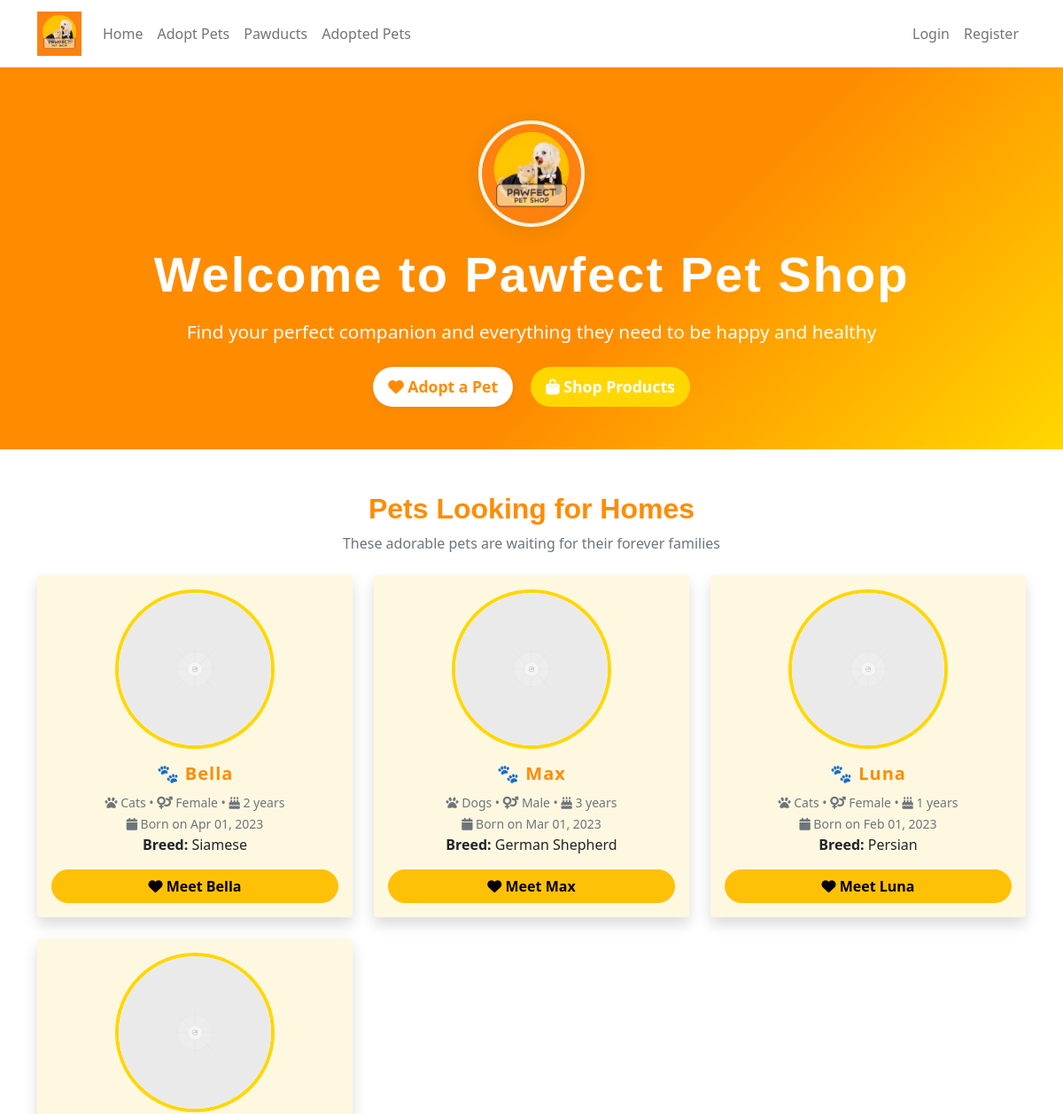
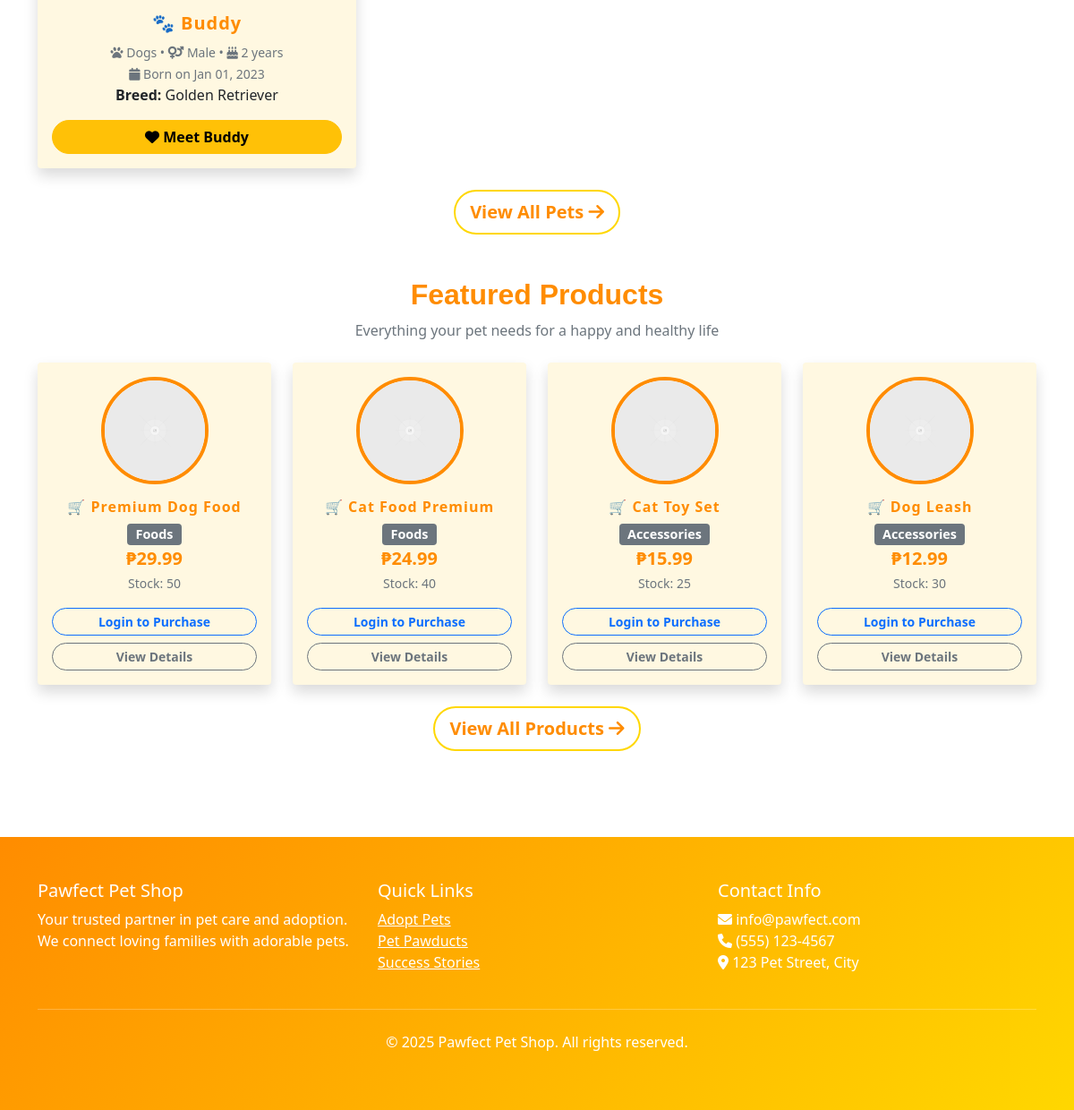
The page / on the database its author committed (2 pictures, top to bottom).
### tables this page shows
CREATE TABLE IF NOT EXISTS settings (
    id INT AUTO_INCREMENT PRIMARY KEY,
    setting_key VARCHAR(100) UNIQUE NOT NULL,
    setting_value TEXT
);

CREATE TABLE IF NOT EXISTS pets (
    id INT AUTO_INCREMENT PRIMARY KEY,
    name VARCHAR(100) NOT NULL,
    pet_image TEXT NOT NULL DEFAULT '/uploads/placeholder.png',
    type ENUM('cats', 'dogs') NOT NULL,
    gender ENUM('male', 'female') NOT NULL,
    age INT NOT NULL,
    birthday DATE NOT NULL,
    breed VARCHAR(100),
    description TEXT,
    price DECIMAL(10,2) NOT NULL DEFAULT 0.00,
    is_adopted BOOLEAN DEFAULT FALSE,
    adopted_by_user_id INT NULL,
    adoption_date DATETIME NOT NULL DEFAULT CURRENT_TIMESTAMP,
    FOREIGN KEY (adopted_by_user_id) REFERENCES users(id)
);

CREATE TABLE IF NOT EXISTS products (
    id INT PRIMARY KEY AUTO_INCREMENT,
    name VARCHAR(255) NOT NULL,
    product_image VARCHAR(255),
    stock_quantity INT NOT NULL DEFAULT 0,
    type ENUM('foods', 'accessories') NOT NULL,
    price DECIMAL(10,2) NOT NULL,
    description TEXT
);

### views/home.php (the view, shortened to what the rows shown need)
<?php require_once 'layout/header.php'; ?>
<div class="hero-section text-center" style="background: linear-gradient(135deg, #FF8C00 60%, #FFD700 100%); color: #fff; padding: 60px 0 40px 0; position: relative;">
    <div class="container">
        <?php if (getSetting('site_logo')): ?>
            <img src="<?php echo BASE_URL . getSetting('site_logo'); ?>" alt="<?php echo getSetting('brand_name', 'Pawfect Pet Shop'); ?> Logo" class="hero-logo-img">
        <?php else: ?>
            <img src="<?php echo BASE_URL; ?>/public/PawfectPetShopLogo.jpg" alt="<?php echo getSetting('brand_name', 'Pawfect Pet Shop'); ?> Logo" class="hero-logo-img">
        <?php endif; ?>
        <h1 class="display-4 fw-bold mb-3" style="font-family: 'Quicksand', Nunito, sans-serif; letter-spacing: 2px;">Welcome to <?php echo getSetting('brand_name', 'Pawfect Pet Shop'); ?></h1>
        <p class="lead mb-4" style="font-size: 1.3rem;">Find your perfect companion and everything they need to be happy and healthy</p>
        <div class="row justify-content-center">
            <div class="col-md-6">
                <a href="<?php echo BASE_URL; ?>/pets" class="btn btn-lg fw-bold me-3 mb-2" style="background: #fff; color: #FF8C00; border-radius: 30px; box-shadow: 0 2px 8px rgba(0,0,0,0.08); font-size: 1.1rem;">
                    <i class="fas fa-heart"></i> Adopt a Pet
                </a>
                <a href="<?php echo BASE_URL; ?>/pawducts" class="btn btn-lg fw-bold mb-2" style="background: #FFD700; color: #fff; border-radius: 30px; font-size: 1.1rem;">
                    <i class="fas fa-shopping-bag"></i> Shop Products
                </a>
            </div>
        </div>
    </div>
</div>
<div class="container py-5">
    <section class="mb-5">
        <div class="text-center mb-4">
            <h2 class="fw-bold" style="color: #FF8C00; font-family: 'Quicksand', Nunito, sans-serif;">Pets Looking for Homes</h2>
            <p class="text-muted">These adorable pets are waiting for their forever families</p>
        </div>
        <div class="row">
            <?php foreach ($featuredPets as $pet): ?>
            <div class="col-md-4 mb-4">
                <div class="card pet-card h-100 shadow rounded-4 border-0" style="background: #fff8e1;">
                    <img src="<?php echo BASE_URL . $pet['pet_image']; ?>" class="card-img-top rounded-circle mx-auto mt-3" style="height: 180px; width: 180px; object-fit: cover; border: 4px solid #FFD700; background: #fff;" alt="<?php echo $pet['name']; ?>">
                    <div class="card-body text-center">
                        <h5 class="card-title fw-bold" style="color: #FF8C00; letter-spacing: 1px;">🐾 <?php echo $pet['name']; ?></h5>
                        <p class="card-text">
                            <small class="text-muted">
                                <i class="fas fa-paw"></i> <?php echo ucfirst($pet['type']); ?> •
                                <i class="fas fa-venus-mars"></i> <?php echo ucfirst($pet['gender']); ?> •
                                <i class="fas fa-birthday-cake"></i> <?php echo $pet['age']; ?> years
                                <br>
                                <i class="fas fa-calendar"></i> Born on <?php echo date('M d, Y', strtotime($pet['birthday'])); ?>
                            </small><br>
                            <strong>Breed:</strong> <?php echo $pet['breed']; ?>
                        </p>
                        <div class="d-grid">
                            <a href="<?php echo BASE_URL; ?>/pet/<?php echo $pet['id']; ?>" class="btn btn-warning rounded-pill fw-bold">
                                <i class="fas fa-heart"></i> Meet <?php echo $pet['name']; ?>
                            </a>
                        </div>
                    </div>
                </div>
            </div>
            <?php endforeach; ?>
        </div>
        <div class="text-center">
            <a href="<?php echo BASE_URL; ?>/pets" class="btn btn-outline-warning btn-lg rounded-pill fw-bold" style="color: #FF8C00; border: 2px solid #FFD700;">
                View All Pets <i class="fas fa-arrow-right"></i>
            </a>
        </div>
    </section>
    <section>
        <div class="text-center mb-4">
            <h2 class="fw-bold" style="color: #FF8C00; font-family: 'Quicksand', Nunito, sans-serif;">Featured Products</h2>
            <p class="text-muted">Everything your pet needs for a happy and healthy life</p>
        </div>
        <div class="row">
            <?php foreach ($featuredProducts as $product): ?>
            <div class="col-md-3 mb-4">
                <div class="card product-card h-100 shadow rounded-4 border-0" style="background: #fff8e1;">
                    <img src="<?php echo BASE_URL . $product['product_image']; ?>" class="card-img-top rounded-circle mx-auto mt-3" style="height: 120px; width: 120px; object-fit: cover; border: 4px solid #FF8C00; background: #fff;" alt="<?php echo $product['name']; ?>">
                    <div class="card-body text-center">
                        <h6 class="card-title fw-bold" style="color: #FF8C00; letter-spacing: 1px;">🛒 <?php echo $product['name']; ?></h6>
                        <p class="card-text text-muted">
                            <span class="badge bg-secondary" style="font-size: 0.9rem;"> <?php echo ucfirst($product['type']); ?> </span><br>
                            <strong class="text-primary fs-5">₱<?php echo number_format($product['price'], 2); ?></strong><br>
                            <small class="text-muted">Stock: <?php echo $product['stock_quantity']; ?></small>
                        </p>
                        <div class="d-grid gap-2">
                            <?php if (isLoggedIn() && $product['stock_quantity'] > 0): ?>
                                <button onclick="showAddToCartModal(<?php echo $product['id']; ?>)" class="btn btn-primary btn-sm rounded-pill fw-bold">
                                    <i class="fas fa-cart-plus"></i> Add to Cart
                                </button>
                            <?php elseif (!isLoggedIn()): ?>
                                <a href="<?php echo BASE_URL; ?>/login" class="btn btn-outline-primary btn-sm rounded-pill fw-bold">
                                    Login to Purchase
                                </a>
                            <?php else: ?>
                                <button class="btn btn-secondary btn-sm rounded-pill fw-bold" disabled>
                                    Out of Stock
                                </button>
                            <?php endif; ?>
                            <a href="<?php echo BASE_URL; ?>/pawduct/<?php echo $product['id']; ?>" class="btn btn-outline-secondary btn-sm rounded-pill fw-bold">
                                View Details
                            </a>
                        </div>
                    </div>
                </div>
            </div>
            <?php endforeach; ?>
        </div>
        <div class="text-center">
            <a href="<?php echo BASE_URL; ?>/pawducts" class="btn btn-outline-warning btn-lg rounded-pill fw-bold" style="color: #FF8C00; border: 2px solid #FFD700;">
                View All Products <i class="fas fa-arrow-right"></i>
            </a>
        </div>
    </section>
</div>
<?php require_once 'layout/footer.php'; ?>

### views/layout/header.php (shortened to what the rows shown need)
<!DOCTYPE html>
<html lang="en">
<head>
    <link href="https://cdn.jsdelivr.net/npm/bootstrap@5.1.3/dist/css/bootstrap.min.css" rel="stylesheet">
    <link href="https://cdnjs.cloudflare.com/ajax/libs/font-awesome/6.0.0/css/all.min.css" rel="stylesheet">
</head>
<body
    <?php if (isset($_SESSION['success'])): ?>
        data-session-success="<?php echo htmlspecialchars($_SESSION['success']); ?>"
    <?php endif; ?>
    <?php if (isset($_SESSION['error'])): ?>
        data-session-error="<?php echo htmlspecialchars($_SESSION['error']); ?>"
    <?php endif; ?>
>
    <nav class="navbar navbar-expand-lg navbar-light bg-white shadow-sm">
        <div class="container">
            <a class="navbar-brand" href="<?php echo BASE_URL; ?>">
                <?php if (getSetting('site_logo')): ?>
                    <img src="<?php echo BASE_URL . getSetting('site_logo'); ?>" alt="<?php echo getSetting('brand_name', 'Pawfect Pet Shop'); ?>" class="logo-img">
                <?php else: ?>
                    <img src="<?php echo BASE_URL; ?>/public/uploads/logo/PawfectPetShopLogo.jpg" alt="<?php echo getSetting('brand_name', 'Pawfect Pet Shop'); ?>" class="logo-img">
                <?php endif; ?>
            </a>
            <div class="collapse navbar-collapse" id="navbarNav">
                <ul class="navbar-nav me-auto">
                    <li class="nav-item">
                        <a class="nav-link" href="<?php echo BASE_URL; ?>">Home</a>
                    </li>
                    <li class="nav-item">
                        <a class="nav-link" href="<?php echo BASE_URL; ?>/pets">Adopt Pets</a>
                    </li>
                    <li class="nav-item">
                        <a class="nav-link" href="<?php echo BASE_URL; ?>/pawducts">Pawducts</a>
                    </li>
                    <li class="nav-item">
                        <a class="nav-link" href="<?php echo BASE_URL; ?>/adopted-pets">Adopted Pets</a>
                    </li>
                </ul>
                <ul class="navbar-nav">
                    <?php if (isLoggedIn()): ?>
                        <li class="nav-item">
                            <a href="<?php echo BASE_URL; ?>/pawket" class="nav-link position-relative">
                                <i class="fas fa-paw"></i> Pawket
                                <?php
                                require_once 'models/Pawket.php';
                                $pawketModel = new Pawket();
                                $pawketCount = $pawketModel->getItemCount($_SESSION['user_id']);
                                if ($pawketCount > 0):
                                ?>
                                    <span class="cart-count"><?php echo $pawketCount; ?></span>
                                <?php endif; ?>
                            </a>
                        </li>
                        <li class="nav-item">
                            <a class="nav-link position-relative" href="<?php echo BASE_URL; ?>/cart">
                                <i class="fas fa-shopping-cart"></i> Cart
                                <?php
                                require_once 'models/Cart.php';
                                $cartModel = new Cart();
                                $cartCount = $cartModel->getItemCount($_SESSION['user_id']);
                                if ($cartCount > 0):
                                ?>
                                    <span class="cart-count"><?php echo $cartCount; ?></span>
                                <?php endif; ?>
                            </a>
                        </li>
                        <li class="nav-item dropdown">
                            <a class="nav-link dropdown-toggle d-flex align-items-center" href="#" id="navbarDropdown" role="button" data-bs-toggle="dropdown">
                                <?php
                                $userModel = new User();
                                $user = $userModel->getById($_SESSION['user_id']);
                                if ($user && $user['avatar']): ?>
                                    <img src="<?php echo BASE_URL . $user['avatar']; ?>" alt="Profile" class="rounded-circle me-2" style="width: 32px; height: 32px; object-fit: cover;">
                                <?php else: ?>
                                    <i class="fas fa-user-circle me-2"></i>
                                <?php endif; ?>
                                <?php echo $_SESSION['user_name']; ?>
                            </a>
                            <ul class="dropdown-menu">
                                <li><a class="dropdown-item" href="<?php echo BASE_URL; ?>/profile">Profile</a></li>
                                <?php if (isAdmin()): ?>
                                    <li><a class="dropdown-item" href="<?php echo BASE_URL; ?>/admin">Admin Dashboard</a></li>
                                <?php endif; ?>
                                <li>
                                    <hr class="dropdown-divider">
                                </li>
                                <li><a class="dropdown-item" href="<?php echo BASE_URL; ?>/logout">Logout</a></li>
                            </ul>
                        </li>
                    <?php else: ?>
                        <li class="nav-item">
                            <a class="nav-link" href="<?php echo BASE_URL; ?>/login">Login</a>
                        </li>
                        <li class="nav-item">
                            <a class="nav-link" href="<?php echo BASE_URL; ?>/register">Register</a>
                        </li>
                    <?php endif; ?>
                </ul>
            </div>
        </div>
    </nav>
</body>
</html>

### rows shown on the page
settings: setting_value (picture)
settings: setting_value "Pawfect Pet Shop"
pets: pet_image (placeholder picture), name "Bella", type "Cats", gender "Female", age "2", birthday "Apr 01, 2023", breed "Siamese"
pets: pet_image (placeholder picture), name "Max", type "Dogs", gender "Male", age "3", birthday "Mar 01, 2023", breed "German Shepherd"
pets: pet_image (placeholder picture), name "Luna", type "Cats", gender "Female", age "1", birthday "Feb 01, 2023", breed "Persian"
pets: pet_image (placeholder picture), name "Buddy", type "Dogs", gender "Male", age "2", birthday "Jan 01, 2023", breed "Golden Retriever"
products: product_image (placeholder picture), name "Premium Dog Food", type "Foods", price "29.99", stock_quantity "50"
products: product_image (placeholder picture), name "Cat Food Premium", type "Foods", price "24.99", stock_quantity "40"
products: product_image (placeholder picture), name "Cat Toy Set", type "Accessories", price "15.99", stock_quantity "25"
products: product_image (placeholder picture), name "Dog Leash", type "Accessories", price "12.99", stock_quantity "30"
